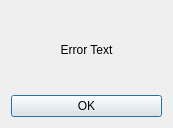
<?xml version="1.0" encoding="UTF-8"?>
<ui version="4.0">
 <class>Error</class>
 <widget class="QDialog" name="Error">
  <property name="geometry">
   <rect>
    <x>0</x>
    <y>0</y>
    <width>173</width>
    <height>128</height>
   </rect>
  </property>
  <property name="windowTitle">
   <string>Dialog</string>
  </property>
  <layout class="QVBoxLayout" name="verticalLayout">
   <item>
    <widget class="QLabel" name="err_label">
     <property name="text">
      <string>&lt;html&gt;&lt;head/&gt;&lt;body&gt;&lt;p align=&quot;center&quot;&gt;Error Text&lt;/p&gt;&lt;/body&gt;&lt;/html&gt;</string>
     </property>
    </widget>
   </item>
   <item>
    <widget class="QPushButton" name="btn_ok">
     <property name="text">
      <string>OK</string>
     </property>
    </widget>
   </item>
  </layout>
 </widget>
 <resources/>
 <connections/>
</ui>
